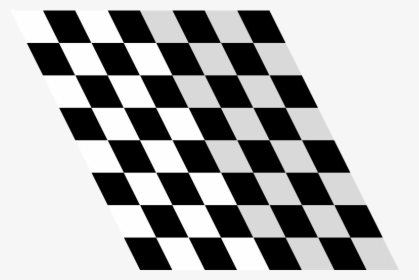
#> input picture checkerboard.jpg, 419 x 280 px
$ jupyter execute Assignment2_VinayakUnnithan.ipynb   (older library calls are emulated)
#> lines starting #> are read from the running program, lines starting #| are printed output that depends on the picture; after the words box and inside, x2 and y2 are one past the last pixel; in counts of white or black regions, pixels touching at a corner belong together
## CS410 Computer Vision Assignment 2
## Checkerboard Corner Detection using Edge Detection and Hough based Line Fitting
## Prof. John McDonald. (c) 2021. Not for redistribution.

### 1. Introduction
The aim of this assignment is to provide you with some hands on experience with some of the topics that we have covered during the sections 4 & 5 of the course. In particular, you will develop a computer vision pipeline to estimate the locations of the corners in a calibration checkerboard. This will involve implementing operations including gradient estimation, edge detection, the Hough transform, and other steps inolved in the integration of these techniques into a complete pipeline. The figure below show the input to the pipeline on the left and the expected final output on the right (i.e. where the locations of the corners are displayed).

| Input Image | Output Image |
|----|----|
|  |  |

Further to the python libraries used in Assignment 1, in this assignment you will also use functions from [*OpenCV*](https://opencv.org/) (and [*scikit-image*](https://scikit-image.org/)), which will provide implementations of a number of image processing and computer vision algorithms. The OpenCV library is vast in terms of the number of sub-modules dedicated to specific areas of computer vision, and the number of algorithms it implements. The library is very well documented so feel free to browse the documentation by [following this link](https://docs.opencv.org/4.4.0/).

#### 1.1. Completion, Submission and Grading
As with the previous assignment in the code cells below there are coding tasks for you to complete as specified in the `#TASK XX` comments. In preparing this notebook, it was run with the full solution and then elements of the code were removed and replaced with the `TASK` comments. This was so that the various images, etc. after the codeblocks give you an indication of what your code should output.

For each of the tasks you are required to (i) complete the code, and, (ii) __comment your code__. Note that the comments are important in explaining what you are attempting to do in your code and how you are attempting to do it. Failure to adequately comment your code may results in no marks being awarded for that task.

Marks will be awarded for well commented correct __and__ efficient python code. Here, efficient means that you should be using numpy [indexing / slicing](https://numpy.org/doc/stable/reference/arrays.indexing.html) and appropriate numpy functions (e.g. [tile](https://numpy.org/doc/stable/reference/generated/numpy.tile.html), [hstack](https://numpy.org/doc/stable/reference/generated/numpy.vstack.html), [ones](https://numpy.org/doc/stable/reference/generated/numpy.ones.html), etc.) where possible, and in particular, if possible, you should avoid loops (e.g. in iterating through the dataset). Note that if you can't figure out a slicing/indexing based solution, you should resort to a loop based approach.

If you're reading this as a python notebook, then you already have everthing setup and ready to go! In order to complete the assignment you should simply work down through the notebook, adding and completing each of the identified code sections. **Once you have completed all section you should save your notebook to disk and upload the resulting .ipynb file through the moodle assignment link.**

#### 1.2 Communication & Plagiarism Policy
As you work through the problem set and the related lecture and reading material you are encouraged to use the moodle CS410 class forum, the Microsoft Teams group, or direct email with John McDonald to post and discuss any questions that you have. Note that the teams group and the forum will be monitored for the duration of the assignment for any questions. __However, it is important to note that given that this work will count towards your final mark, the University Plagiarism Policy strictly applies to the assignment. In support of this policy and in order to maintain the integrity of the assessment process, individual students may be required to attend an online interview to discuss, explain, and validate their submission.__

### 2. Image loading and pre-processing

In order to the start the assignment the next block imports a number of libraries that will be used in the notebook.

[cell 1]
import numpy as np
from matplotlib import pyplot as plt
import cv2
from skimage.morphology import skeletonize

#### 2.1 Reading and displaying images

**Task 1
:** The assignment folder contains an image file called `checkerboard.jpg`. Use the [`imread`](https://docs.opencv.org/4.4.0/d4/da8/group__imgcodecs.html#ga288b8b3da0892bd651fce07b3bbd3a56) function from OpenCV to read the image and then print the shape of the resulting numpy matrix. Note how the matrix is 3-dimensional, where the third dimension is contains the colour channels. For historical reasons, by default the colours in an OpenCV image are stored in Blue-Green-Red, or BGR ordering.

**Task 2:** In order to process the image in subsequent steps we will first need to convert it to gray scale. To do this you can use the [`cvtColor`](https://docs.opencv.org/4.4.0/d8/d01/group__imgproc__color__conversions.html#ga397ae87e1288a81d2363b61574eb8cab) function. OpenCV knows how to convert between a large number of colour spaces where each conversion is specified to `cvtColor` using a predefined code [listed here](https://docs.opencv.org/4.4.0/d8/d01/group__imgproc__color__conversions.html). Replace the Task 2 comment with the appropriate code to convert the input image to grayscale.

[cell 2]
#TASK 1 use imread to read in the checkerboard.jpg image
Ic = cv2.imread('checkerboard.jpg')
#> Ic is the input picture: shape (280, 419, 3); min 0, max 255, mean 173
print("Color image dimensions:", Ic.shape)
#| Color image dimensions: (280, 419, 3)

#TASK 2 use cvtColor to convert Ic to a single channel grayscale image
I = cv2.cvtColor(Ic, cv2.COLOR_BGR2GRAY)      #convert to grayscale using COLOR_BGR2GRAY
print("Grayscale image dimensions:", I.shape) #printing dimensions
#| Grayscale image dimensions: (280, 419)

Now that we have loaded the image and converted it to grayscale we can use `matplotlib` to display it inline in our notebook

[cell 3]
plt.imshow(I) #show image
plt.set_cmap('gray')

### 3. Convolution, Gradients, and Edge Detection
In order to use the Hough transform to detect the linear features in our image we first need to compute and edge map for the image. Although OpenCV does provide a high-level edge detection function, instead we will implement it ourselves using OpenCV 2D convolution function. In particular we will use the well known [Sobel kernels](https://en.wikipedia.org/wiki/Sobel_operator) for approximating the derivatives in the x and y directions. The set of steps involved are shown in the figure below (taken from the course notes):

**Task 3:** Complete the code in the cell below by completing each of the following sub-tasks:
1. use the OpenCV function, [`filter2D`](https://docs.opencv.org/4.4.0/d4/d86/group__imgproc__filter.html#ga27c049795ce870216ddfb366086b5a04) with the Sobel kernels to approximate the two gradient images, $\nabla_{x}I(x,y)$ and  $\nabla_{y}I(x,y)$
1. compute the gradient magnitude (as discussed in lectures, see also [https://en.wikipedia.org/wiki/Image_gradient](https://en.wikipedia.org/wiki/Image_gradient)), and finally,
1. threshold the gradient magnitude to compute the edge map.
Note: you should manually adjust the threshold level until you find a point at which all the squares of the checkerboard are represented in the edge map.

[cell 4]
#Define a set of Sobel kernels to compute the gradient in the X-direction and Y-direction
xSobel = np.array([[-1, -2, -1], [0, 0, 0], [1, 2, 1]])
ySobel = np.array([[-1, 0, 1], [-2, 0, 2], [-1, 0, 1]])

#TASK 3.1 use cv2.filter2D to estimate the gradients in the X and Y-directions
Ix = cv2.filter2D(I,cv2.CV_64F,xSobel)  #depth must be 64-float as we are computing gradients
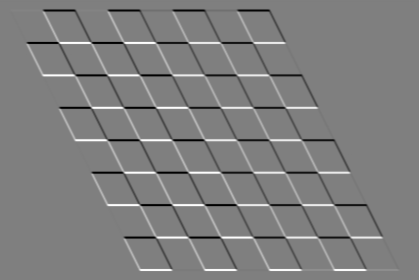
#> Ix: shape (280, 419) float64; min -973, max 974, mean 0; drawn with min black and max white
Iy = cv2.filter2D(I,cv2.CV_64F,ySobel)
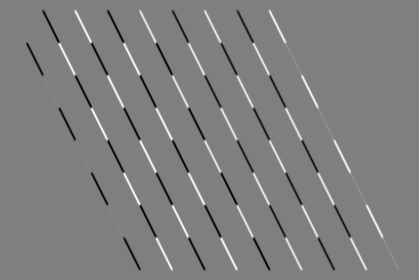
#> Iy: shape (280, 419) float64; min -921, max 922, mean 0; drawn with min black and max white

#TASK 3.2 combine the result of TASK 3.2 to compute a gradient magnitude image
G = np.hypot(Ix,Iy)  #np.hypot is efficent method of calculating the square root of Ix_squared + Iy_squared using the pythagoras theorm -> G = sqrt(Ix^2 + Iy^2)
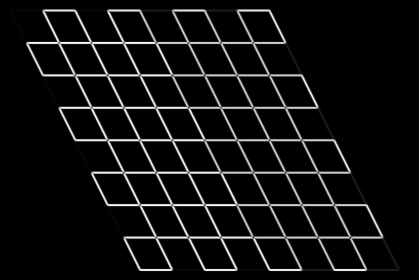
#> G: shape (280, 419) float64; min 0, max 1021.6, mean 68.2; drawn with min black and max white

# Here we create an image of equivalent size to G of type uint8 intialised to 0
E = np.zeros(G.shape, dtype='uint8')

#TASK 3.3 Compute an edge-map from G: for each pixel in G above a threshold of 20 set the corresponding pixel in E to 1
low_threshold = 20
for i in range(0,G.shape[0]):
    for j in range(0,G.shape[1]):
        if(G[i][j] > low_threshold):  #for each pixel greater than the low threshold....
            E[i][j] = True            #set the corresponding pixel point in E to true i.e 1
        else:
            E[i][j] = False           #otherwise set to False i.e 0
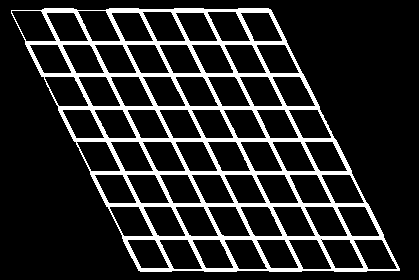
#> E: shape (280, 419); values 0 (black) and 1 (white), 15.5% white; 1 white region, box (x1, y1, x2, y2) and area: (11, 8, 400, 272) 18138
plt.imshow(E)
plt.show()

Notice how some of the edges in edge map are a number of pixels thick. This is due to the use of the (first order) Sobel filter which responds on both side of the image edge, which can result in issue with down stream processing. To ameliorate this problem we can apply a skeletonisation filter which will thin the edges to one-pixel thickness without breaking or shortening the contours.

Although it is possible to implement skeletonisation in OpenCV, instead we will use an implementation provided by the scikit-image library. The code is provided in the cell below. Notice the output image.

[cell 5]
E = skeletonize(E)
plt.imshow(E)
plt.show()
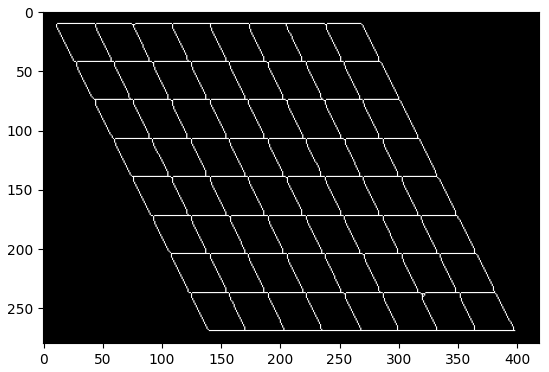
#> figure drawn by matplotlib, 1 panel

### 3. Detecting lines using the Hough transform

Now that we have a clean edge map for our input image, in this section we will implement and apply the Hough tranform to compute the parameters for each of the lines in the image. The cell below provides a partial definition for a function to compute the Hough tranform where the input to the function consists of: `E`: an edge map; `rho_range`: specifying the minimum, maximum and step size for $\rho$; and `theta_range`: specifying the minimum, maximum, and step size for  $\theta$. The output from the function should be a 2D accumulator array adhering to the resolution specified by `rho_range` and `theta_range`.

The pseudo-code for the Hough transform, as covered during lectures has been broken into tasks within the cell which you should complete by implementing the corresponding steps in python.

**Tips:**
- You should carry out the implementation in 3 steps. First complete the code to define and initiliase the Accumulator array. Next implement the for loops to perform the raster scan of the image. Finally implement the check for an edge pixel and the Hough transform itself.
- It is possible to implement the Hough transform step without for loops which will make your implementation much more efficient

[cell 6]
def Hough(E, rho_range, theta_range):
    '''E - edge image
    rho_range = [rho_min, rho_max, rho_delta]
    theta_range = [theta_min, theta_max, theta_delta]
    '''
    #TASK 4 Define and initialise the Accumulator array
    acc = np.empty([400,180]) #initilise to the maximum size i.e rho_max x theta_max

    #TASK 4.1 use np.arange to create an explicit list of theta values (i.e. [theta_min,theta_min + theta_delta,theta_min + 2*theta_delta, ... ])
    theta_list = np.arange(theta_range[0],theta_range[1],theta_range[2])
    theta_len = len(theta_list)

    #TASK 4.2 use np.arange to create an explicit list of rho values (i.e. [rho_min, rho_min + rho_delta, rho_min + 2*rho_delta, ... ])
    rho_list = np.arange(rho_range[0],rho_range[1],rho_range[2])
    rho_len = len(rho_list)

    # Construct Accumulator
    #TASK 4.3 use np.zeros to create an accumulator array of the correct dimension
    acc = np.zeros((rho_len,theta_len), dtype=np.uint8)

    #TASK 5 Write a set of nested for loops to raster scan through the edge image
    for x in range(0,E.shape[0]):       #both x and y will raster scan the image to look for a potential edge point
        for y in range(0,E.shape[1]):

            #TASK 6 add an if statment to check if we are at an edge
            if(E[x][y] == True):  #if the current x,y point in E is equal to True (as we set in Task 3.3) then proceed to calculate rho below

                #TASK 6.1 Perform the Hough transform by calculating the rho values for each of the theta values
                for t_idx in range(theta_len):
                    cos_t = np.cos(theta_list)     #computes the cos of the theta_list array in one line
                    sin_t = np.sin(theta_list)     #computes the sin of the theta_list array in one line
                    rho = np.array((y * cos_t[t_idx]) + (x * sin_t[t_idx])) #for each x, y value between 0-180 (theta values), compute rho

                    #TASK 6.2 map each rho value to its corresponding index in the accumulator array
                    indices = np.divide(rho-rho_range[0],rho_range[2]) #the indices calculation will compute the offset between rho and rho_min: (rho-rho_min)/rho_delta
                    rho_indices = [round(indices),t_idx]               #the indices result is passed in and mapped against the corresponding index in the accumulator array

                    #TASK 6.3 use np.logical_and to compute a mask array for valid values in rho_indices
                    mask = np.logical_and(rho_indices[0]>0, rho_indices[0]<400) #check if there are values that exist when rho_indices is greater than 0 and less than 400.. this will stop any overflowing values
                    if(mask == True):                                           #if the values are true then...
                        mask = np.array(rho_indices[0])                         #allow it to be passed in
                        mask = np.array([mask])
                        theta_indices = np.arange(0,mask.shape[0])

                    # TASK 6.4 Add code below to use the rho_indices, theta_indices, and mask array's to index into Acc
                    # and thereby increment all of the points on the sinusoid for the current edge point
                    acc[mask, t_idx] += 1   #only mask values are passed in as they have passed the boundary/overflowing test
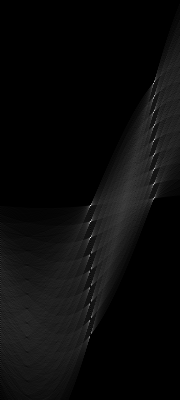
#> acc: shape (400, 180); min 0, max 249, mean 11.1
#> after the loop, theta_indices = [0]
    return acc

#### 3.2 Compute Hough transform

Using the `Hough` function compute the Hough transform of the edge map, `E`, using the following parameters:
- $\rho = -400 \dots 400$ in steps of $\rho_{\Delta} = 2$
- $\theta = 0 \dots \pi$ in steps of $\theta_{\Delta} = \frac{\pi}{180}$

[cell 7]
#TASK 7.1 use np.array to define an array containing [rho_min, rho_max, rho_delta]
rho_range = [-400, 400, 2]

#TASK 7.2 use np.array to define an array containing [theta_min, theta_max, theta_delta]
theta_range = [0, np.pi,(np.pi)/180]

#TASK 7.3 add code to compute the Hough transform using the above rho and theta ranges
A = Hough(E, rho_range, theta_range)
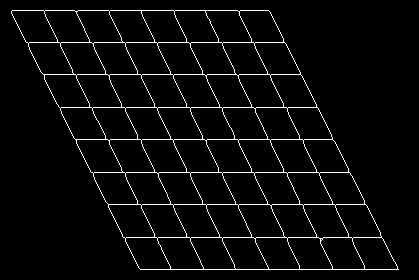
#> E: shape (280, 419) bool; 3.9% white in thin lines or dots, all inside (x1, y1, x2, y2) = (11, 10, 399, 270)

plt.imshow(A)
plt.set_cmap('hot')
plt.gca().set_aspect(A.shape[1]/A.shape[0])

In this instance we could simply threshold the resultant accumulator array to identify the peaks in Hough space, often we will first post-process the array to compensate for quantisation effects. Here, numerical rounding results in peaks being distributed around neighbour cells. When thresholding this can cause multiple neighbouring points to be identified as peaks.

To reduce the effect of this problem a common step is to apply non-maxima suppression. This requires iterating through the array and setting all points to zero if they are not greater than all other points in their neighbourhood.

The function below takes as input a matrix `A` and a window size (`size`) over which the non-maxima suppression is applied. **Note** that you can assume that the non-maxima suppression is only applied in areas where the neighbourhood is defined.

Replace the comments in the inner part of the nested `for`-loop with code to compute the appropriate output value for `M[row,col]` based on the non-maxima suppresion algorithm.

[cell 8]
def nonmax(A, size = 1):
#> called with size = 5
    M = np.zeros(A.shape)
    for col in range(size,A.shape[1]-size):
        for row in range(size,A.shape[0]-size):
            #TASK 8: Add code to copy the value of A[row,col] through to M[row,col] iff it is greater than all of the the *other* values
            # in the neighbour from [row-size, col-size] to [row+size, col+size]
            if(A[row,col] == np.max(A[row-size:row+size, col-size:col+size])): #Need to compare the neighbourhood of points in the accumulator array by computing the max value...
                M[row,col] = A[row,col]                                        #and then comparing that to the current value at the center, copy the point over to M
            else:
                M[row,col] = 0                                                 #otherwise we set to 0
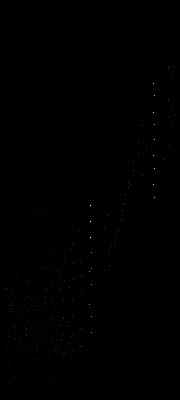
#> M: shape (400, 180) float64; min 0, max 249, mean 0.1
    return M

The following code applies our non-maxima algorithm to the accumulator array based on a 11x11 window, and then displays the result (in a square aspect ratio).

[cell 9]
A = nonmax(A,5)
plt.imshow(A)
plt.gca().set_aspect(A.shape[1]/A.shape[0])

Next, the code below provides method for extracting the $(\rho, \theta)$-values for each value above a given threshold. The reason that we need this is that the we need to both identify the [row,col] indices of the values that exceed the threshold, and, to map these indices to their corresponding $(\rho, \theta)$-values.

[cell 10]
def extract_peaks(A, thresh, r_range, theta_range):
#> called with thresh = 120
    ind = np.where(A>thresh)
    theta_list = np.arange(theta_range[0], theta_range[1], theta_range[2])
    r_list = np.arange(r_range[0], r_range[1], r_range[2])

    return (r_list[ind[0]], theta_list[ind[1]])

The next function, based on the drawing code from the OpenCV tutorials, takes an image and a $(\rho, \theta)$ pair and draws the corresponding line on the image

[cell 11]
def drawline(img, r, theta):
    a = np.cos(theta)
    b = np.sin(theta)
    x0 = a*r
    y0 = b*r
    x1 = int(x0 + 1000*(-b))
    y1 = int(y0 + 1000*(a))
    x2 = int(x0 - 1000*(-b))
    y2 = int(y0 - 1000*(a))

    cv2.line(img,(x1,y1),(x2,y2),(255,0,255),2)

Using the `extract_peaks` and `drawline` methods above complete the code below by replacing the comments with the appropriate calls.

[cell 12]
#TASK 9: Use the extract_peaks function to find all peaks greater than a value of 170
rs, ps = extract_peaks(A,120,rho_range,theta_range) #correct
#> rs = 19 values from -234 to 264
D = Ic.copy()

#TASK 10: Add code to use drawline to visualise each detected line on the image D
length = len(rs)             #calculate total number of points (or even pairs of points if to include ps)
#> length = 19
for i in range(0,length):    #draw the line for each point as the 'i' counter increments
    drawline(D,rs[i],ps[i])
#> this loop made 19 passes
#> (a in drawline, b in drawline, x0 in drawline, y0 in drawline, x1 in drawline, y1 in drawline, x2 in drawline, y2 in drawline) on passes 1 to 12: (-0.891, 0.454, 208.5, -106.2, -245, -997, 662, 784), (-0.899, 0.438, 188.7, -92.06, -249, -990, 627, 806), (-0.891, 0.454, 156.8, -79.9, -297, -970, 610, 811), (-0.899, 0.438, 136.6, -66.63, -301, -965, 574, 832), (-0.899, 0.438, 109.7, -53.48, -328, -952, 548, 845), (-0.891, 0.454, 80.19, -40.86, -373, -931, 534, 850), (-0.899, 0.438, 57.52, -28.06, -380, -926, 495, 870), (-0.891, 0.454, 28.51, -14.53, -425, -905, 482, 876), (-0.899, 0.438, 5.39, -2.63, -432, -901, 443, 896), (6.12e-17, 1, 6.12e-16, 10, -1000, 10, 1000, 9), (6.12e-17, 1, 2.57e-15, 42, -1000, 42, 1000, 41), (6.12e-17, 1, 4.53e-15, 74, -1000, 74, 1000, 73)
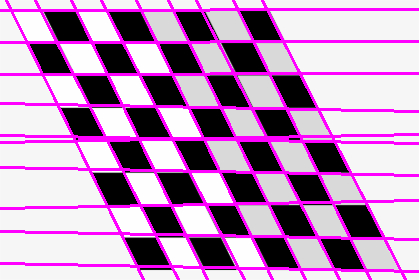
#> D: shape (280, 419, 3); 16.75% of pixels changed, all inside (x1, y1, x2, y2) = (0, 0, 419, 280)

# show the resultant lines
plt.imshow(D)
plt.show()

Finally, the following function takes two lines specified by their $(\rho, \theta)$-parameters and computes and returns their point of intersection.

[cell 13]
def intersection(line1, line2):
    """Finds the intersection of two lines given in Hesse normal form.

    Returns closest integer pixel locations.
    See https://stackoverflow.com/a/383527/5087436
    """
    rho1, theta1 = line1
    rho2, theta2 = line2
    A = np.array([
        [np.cos(theta1), np.sin(theta1)],
        [np.cos(theta2), np.sin(theta2)]
    ])
    b = np.array([[rho1], [rho2]])
    try:
        x0, y0 = np.linalg.solve(A, b)
    except:
        print("Singular matrix -- You should check that the lines are not close to parallel"
              "e.g. check that lines are not within 10 degrees of each other")
        raise
    x0, y0 = int(np.round(x0)), int(np.round(y0))
    return [[x0, y0]]

Complete the code below to populate the `intersections` list with the the intersections of the horizontal and (near) vertical lines. **Note that you should avoid calling the `intersection` function on pairs of lines that are close to parallel since it will raise an exception due a singular matrix. Hence you should check that any lines are not withing e.g. 10 degrees of parallel prior to calling this function.**

[cell 14]
intersections = []
vertical = []
horizontal = []

# TASK 11: Add code here that uses the intersection function to compute the intersection
# between each pair of detected lines, where the angle between the lines is greater than
# 10 degree (i.e. np.pi/18 radians). Each intersection should be appended to the
# intersections list
vertical_line_end_position = 9                           #there are a total of 9 vertical lines
for i in range(0,vertical_line_end_position):
    vertical.append([rs[i],ps[i]])                       #firstly seperate the vertical lines into one array (vertical)

for i in range(vertical_line_end_position,length):
    horizontal.append([rs[i],ps[i]])                     #secondly seperaate the horizontal lines into another array (horizontal)

for i in range(0,vertical_line_end_position):            #for each vertical line and
    for j in range(0,length-vertical_line_end_position): #for each horizontal line
        line1 = vertical[i]                              #line1 becomes the vertical lines
        line2 = horizontal[j]                            #line2 becomes the horizontal lines
        [[x0,y0]] = intersection(line1,line2)            #call the intersection function and.....
        intersections.append([[x0,y0]])                  #append the results to the array

As a last step, you can validate your code to calculate the intersections by visualising them using the codeblock below.

[cell 15]
D = Ic.copy()
i = 0
for i in intersections:
    cv2.circle(D,(i[0][0],i[0][1]),4,(255,0,0),thickness=3)
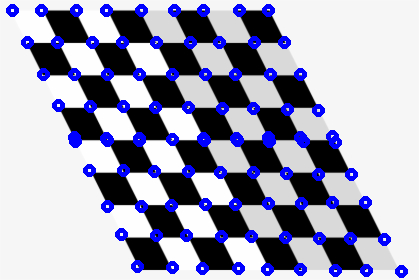
#> D: shape (280, 419, 3); 8.63% of pixels changed, all inside (x1, y1, x2, y2) = (6, 4, 408, 278)
plt.imshow(D)
plt.show()
